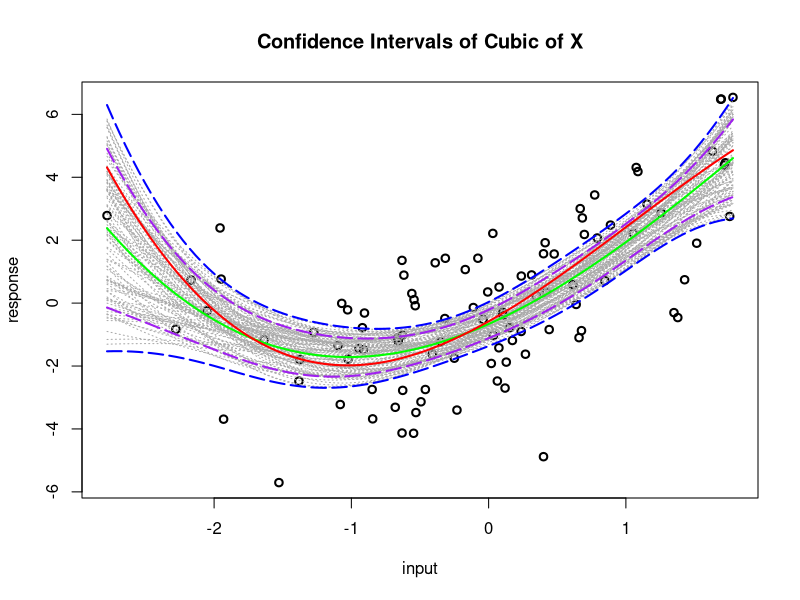

This chart was generated by the following R code:
## ---- chunk 1
set.seed(32)

# ------------------------------------------------------------
# training data generation
# ------------------------------------------------------------

training.size <- 100
df <- training.size - 4

CalcFeatures <- function(x1) {
  x2 <- x1 ^ 2
  x3 <- x1 ^ 3
  cbind(x0=rep(1, length(x1)), x1=x1, x2=x2, x3=x3)
}

error <- rnorm(training.size, sd=2)
beta <- c(rnorm(1), rnorm(1, mean=2), rnorm(1, mean=1), rnorm(1, mean=0))

x <- CalcFeatures(rnorm(training.size))
y <- x %*% beta + error
train.data <- data.frame(x)
train.data$y = y

plot(train.data$x1, train.data$y, main='Confidence Intervals of Cubic of X',
     xlab='input', ylab='response', lwd=2, cex=1)

# ------------------------------------------------------------
# model fitting
# ------------------------------------------------------------

lm.fit <- lm(y ~ x1+x2+x3, data=train.data)
beta.hat <- coef(lm.fit)

x.range <- seq(min(train.data$x1), max(train.data$x1), length.out=100)
test.x <- CalcFeatures(x.range)
prediction.y <- predict(lm.fit, as.data.frame(test.x), interval='confidence')
fitted.values <- as.data.frame(prediction.y)

# ------------------------------------------------------------
# confidence bands calculation
# ------------------------------------------------------------

test.data <- data.frame(test.x)

sigma.hat <- sqrt(sum(lm.fit$residuals^2) / df)
sample.cov <- t(x) %*% x
inv.sample.cov <- solve(sample.cov)
t.quantile <- qt(0.975, df)
chi.quantile <- qchisq(0.95, 4)

bands <- apply(test.data, 1, function(x) {
  fitted <- x %*% beta.hat
  factor <- sqrt(t(x) %*% inv.sample.cov %*% x) * sigma.hat
  linear.band <- factor * t.quantile
  beta.set.band <- factor * sqrt(chi.quantile)
  c(fitted=fitted, linear.band=linear.band, beta.set.band=beta.set.band)
})
bands <- as.data.frame(t(bands))

AssertEqual <- function(expected, actual) {
  stopifnot(abs(expected - actual) < 1e-7)
}

AssertEqual(fitted.values$fit, bands$fitted)
AssertEqual(fitted.values$upr - fitted.values$fit, bands$linear.band)

# ------------------------------------------------------------
# boundary beta curves
# ------------------------------------------------------------

svd.decomposed <- svd(sample.cov)
d.sqrt <- matrix(0, ncol=4, nrow=4)
for (i in 1:4) {
  d.sqrt[i, i] <- sqrt(svd.decomposed$d[i])
}
a.matrix <- d.sqrt %*% t(svd.decomposed$v)
inv.a.matrix <- solve(a.matrix)
length.bound <- sigma.hat * sqrt(chi.quantile)

SampleBoundaryBeta <- function() {
  direction <- rnorm(4)
  circle.point <- direction / sqrt(sum(direction^2)) * length.bound
  inv.a.matrix %*% circle.point + beta.hat
}

DrawBoundaryBeta <- function(beta) {
  lines(test.data$x1, test.x %*% beta,
        col='darkgray', lty='dotted', lwd=1)
}

for (i in 1:100) {
  beta.sampled <- SampleBoundaryBeta()
  DrawBoundaryBeta(beta.sampled)
}

# ------------------------------------------------------------
# draw other more important curves
# ------------------------------------------------------------

lines(test.data$x1, bands$fitted - bands$beta.set.band,
      col='blue', lty='longdash', lwd=2)
lines(test.data$x1, bands$fitted + bands$beta.set.band,
      col='blue', lty='longdash', lwd=2)
lines(test.data$x1, fitted.values$lwr,
      col='purple', lty='longdash', lwd=2)
lines(test.data$x1, fitted.values$upr,
      col='purple', lty='longdash', lwd=2)
lines(test.data$x1, fitted.values$fit,
      col='green', lty='solid', lwd=2)
lines(test.data$x1, test.x %*% beta,
      col='red', lty='solid', lwd=2)

